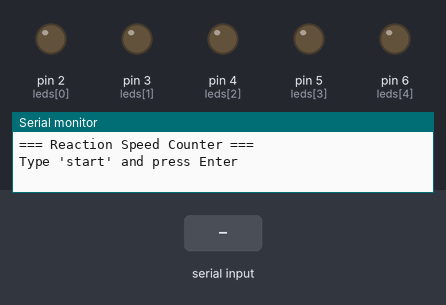
Bench run of a sketch on a simulated Arduino Uno, built with avr-gcc and run on an emulated ATmega328P. Parts: output pins drawn as LEDs (lit = HIGH), the last lines printed to the serial monitor. The test bench sets the inputs (shaded band). Random numbers use the default seed unless the sketch sets one.

Above: at 1.2 s.
1.3 s: "start\n" received over Serial
2.8 s: "1\n" received over Serial
5.8 s: "start\n" received over Serial
At 8.72 s:
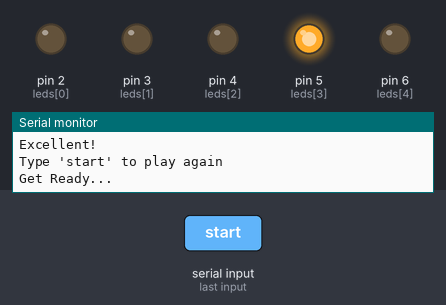
8.8 s: "0\n" received over Serial
At 9.7 s:
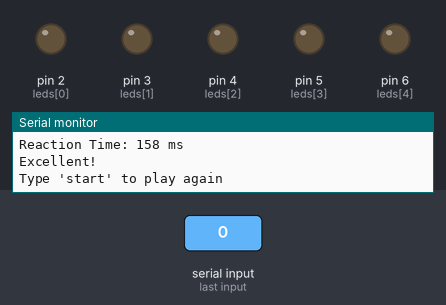
Timing chart, 0 to 11.3 s (numbered marks = the images above; inputs shaded):
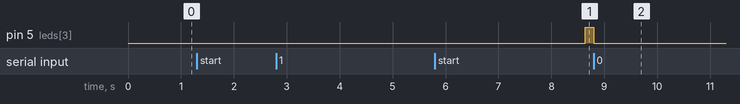

Measured:
- after the input at 5.8 s, pin 5 (leds[3]): LOW → HIGH after 2.8 s
- after the input at 8.8 s, pin 5 (leds[3]): HIGH → LOW at once

The sketch:

Reaction-speed-counter.ino
```cpp
const int leds[] = {2, 3, 4, 5, 6};
const int numLEDs = 5;

unsigned long startTime;
bool waitingForReaction = false;
int activeLED = -1;

void setup() {
  Serial.begin(9600);

  for (int i = 0; i < numLEDs; i++) {
    pinMode(leds[i], OUTPUT);
    digitalWrite(leds[i], LOW);
  }

  randomSeed(analogRead(A0));

  Serial.println("=== Reaction Speed Counter ===");
  Serial.println("Type 'start' and press Enter");
}

void loop() {

  // Waiting for user to start game
  if (!waitingForReaction) {

    if (Serial.available()) {
      String cmd = Serial.readStringUntil('\n');
      cmd.trim();

      if (cmd == "start") {

        Serial.println("Get Ready...");

        int waitTime = random(0, 10001);
        delay(waitTime);

        activeLED = random(numLEDs);

        digitalWrite(leds[activeLED], HIGH);

        startTime = millis();
        waitingForReaction = true;
      }
    }
  }

  // Waiting for user reaction
  else {

    if (Serial.available()) {

      Serial.readStringUntil('\n');

      unsigned long reactionTime = millis() - startTime;

      digitalWrite(leds[activeLED], LOW);

      Serial.print("Reaction Time: ");
      Serial.print(reactionTime);
      Serial.println(" ms");

      if (reactionTime < 250)
        Serial.println("Excellent!");
      else if (reactionTime < 500)
        Serial.println("Good!");
      else
        Serial.println("Try Again!");

      Serial.println();
      Serial.println("Type 'start' to play again");

      waitingForReaction = false;
    }
  }
}
```
